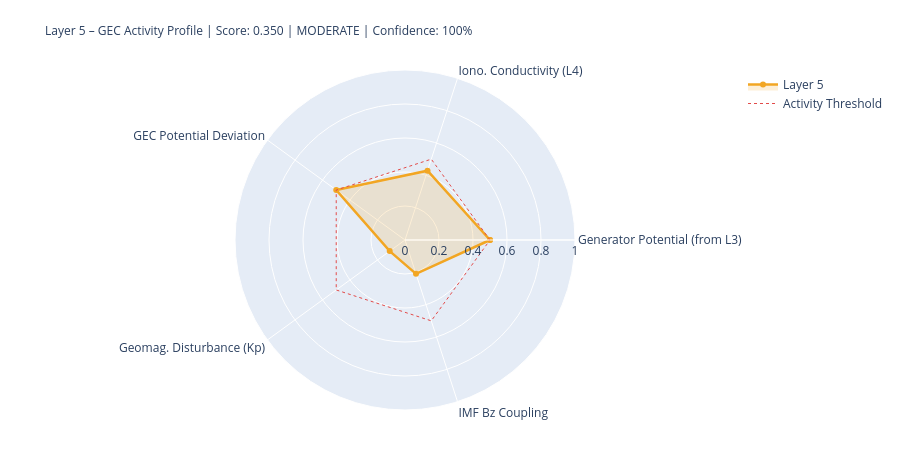

Notebook code for this chart:
### Markdown cell above
---
## 5. State Assessment & Handoff to Layer 6

### Code cell
# ============================================================
# LAYER-5-SCORE
# ============================================================

# Components
# 1) Generator activity (Layer-3-driven)
gen_score = norm(generator_strength, 0.3, 2.0)
gen_src   = 'from_layer3' if l3_thunder_score is not None else 'estimated'

# 2) Ionospheric conductivity (Layer-4-driven)
iono_score = norm(iono_cond_factor, 0.7, 1.4)
iono_src   = 'from_layer4' if l4_ioniz is not None else 'estimated'

# 3) GEC potential deviation from reference
pot_score = norm(abs(delta_V_pct), 0, 30)  # 0 = at reference, 1 = 30% deviation
pot_src   = 'derived'

# 4) Geomagnetic disturbance (Kp) – modulates vertical currents
kp_score = norm(kp_val, 0, 9)
kp_src   = 'primary' if kp_now is not None else 'from_layer4'

# 5) IMF Bz coupling (southward = stronger M-I coupling → GEC influence)
bz_score = norm(-(bz_now or 0), -5, 30) if bz_now is not None else None
bz_src   = 'primary' if bz_now is not None else 'missing'

COMPONENTS = {
    'Generator Potential (from L3)':  {'score': gen_score,   'source': 'derived_from_layer3', 'dynamic': True},
    'Iono. Conductivity (L4)':      {'score': iono_score,  'source': iono_src, 'dynamic': True},
    'GEC Potential Deviation':      {'score': pot_score,   'source': pot_src,  'dynamic': True},
    'Geomag. Disturbance (Kp)':         {'score': kp_score,    'source': kp_src,   'dynamic': True},
    'IMF Bz Coupling':               {'score': bz_score,    'source': bz_src,   'dynamic': True},
}

available   = {k: v['score'] for k, v in COMPONENTS.items() if v['score'] is not None}
unavailable = [k for k, v in COMPONENTS.items() if v['score'] is None]
layer5_score = round(sum(available.values()) / len(available), 4) if available else None
confidence   = round(len(available) / len(COMPONENTS), 2)
level = ('unknown' if layer5_score is None
         else 'quiet'   if layer5_score < 0.3
         else 'moderate' if layer5_score < 0.6
         else 'active')
dominant_l5 = max(available, key=available.get) if available else 'none'

# Kp consistency: separate 1-min raw value from score value
kp_1m_raw   = kp_now          # directly from API (can be 0.0 during live measurement)
kp_for_score = kp_val          # from Layer-0 context or estimated value if needed
kp_score_src = kp_src

W = 68
print('=' * W)
print('LAYER 5 – GLOBAL ELECTRIC CIRCUIT – STATE ASSESSMENT')
print('=' * W)
for name, comp in COMPONENTS.items():
    s = comp['score']
    if s is not None:
        bar = '█' * int(s*20) + '░' * (20-int(s*20))
        print(f'  {name:<34} {bar}  {s:.3f}  [{comp["source"]}]')
    else:
        print(f'  {name:<34} {"─"*20}  n/a   [missing]')
print('-' * W)
print(f'  Score:         {layer5_score:.3f}  ({len(available)}/{len(COMPONENTS)} components)')
print(f'  Confidence:    {confidence:.0%}')
print(f'  Level:         {level.upper()}')
print(f'  Dominant:      {dominant_l5}')
print(f'  V_iono:        {V_iono_mod:.1f} kV  (Δ {delta_V_pct:+.1f}% vs. Ref)')
print(f'  I_total:       {I_total_mod:.1f} A   (Δ {delta_I_pct:+.1f}% vs. Ref)')
print('=' * W)

# Radar
cats   = list(available.keys())
vals_r = list(available.values())
if len(cats) >= 3:
    fig = go.Figure()
    fig.add_trace(go.Scatterpolar(
        r=vals_r + [vals_r[0]], theta=cats + [cats[0]],
        fill='toself', fillcolor='rgba(242,166,35,0.18)',
        line=dict(color='#F2A623', width=2.5), name='Layer 5'
    ))
    fig.add_trace(go.Scatterpolar(
        r=[0.5]*(len(cats)+1), theta=cats+[cats[0]],
        line=dict(color='#E24B4A', dash='dot', width=1),
        mode='lines', name='Activity Threshold'
    ))
    fig.update_layout(
        title=dict(
            text=f'Layer 5 – GEC Activity Profile | Score: {layer5_score:.3f} | {level.upper()} | Confidence: {confidence:.0%}',
            font=dict(size=12)
        ),
        polar=dict(radialaxis=dict(visible=True, range=[0,1])),
        height=450, showlegend=True,
        margin=dict(l=80, r=80, t=70, b=40)
    )
    fig.show()

### Figure 1 — Plotly figure (JSON) as saved in the notebook; plotly's stock layout.template omitted (floating-point values rounded to 4 significant figures)
{"data": [{"fill": "toself", "fillcolor": "rgba(242,166,35,0.18)", "line": {"color": "#F2A623", "width": 2.5}, "name": "Layer 5", "r": [0.5, 0.4287, 0.5, 0.1111, 0.2094, 0.5], "theta": ["Generator Potential (from L3)", "Iono. Conductivity (L4)", "GEC Potential Deviation", "Geomag. Disturbance (Kp)", "IMF Bz Coupling", "Generator Potential (from L3)"], "type": "scatterpolar"}, {"line": {"color": "#E24B4A", "dash": "dot", "width": 1}, "mode": "lines", "name": "Activity Threshold", "r": [0.5, 0.5, 0.5, 0.5, 0.5, 0.5], "theta": ["Generator Potential (from L3)", "Iono. Conductivity (L4)", "GEC Potential Deviation", "Geomag. Disturbance (Kp)", "IMF Bz Coupling", "Generator Potential (from L3)"], "type": "scatterpolar"}], "layout": {"height": 450, "margin": {"b": 40, "l": 80, "r": 80, "t": 70}, "polar": {"radialaxis": {"range": [0, 1], "visible": true}}, "showlegend": true, "title": {"font": {"size": 12}, "text": "Layer 5 – GEC Activity Profile | Score: 0.350 | MODERATE | Confidence: 100%"}}}
